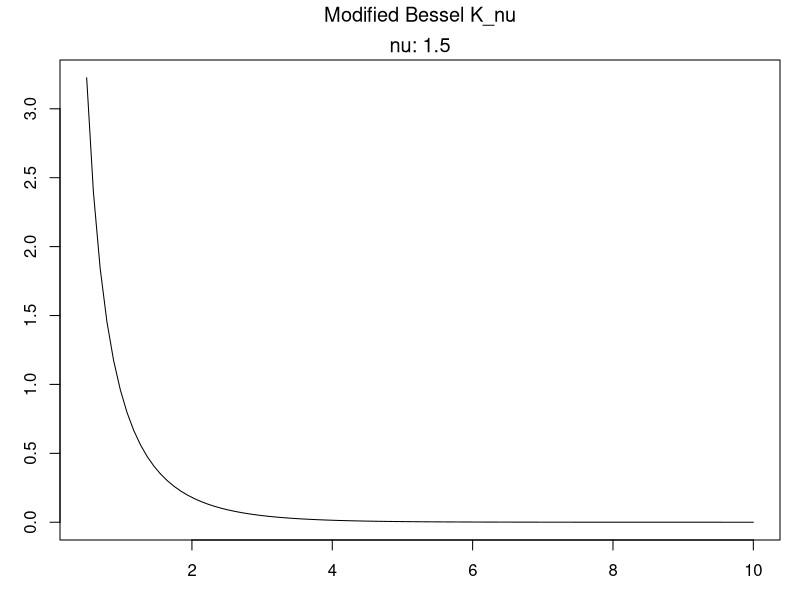
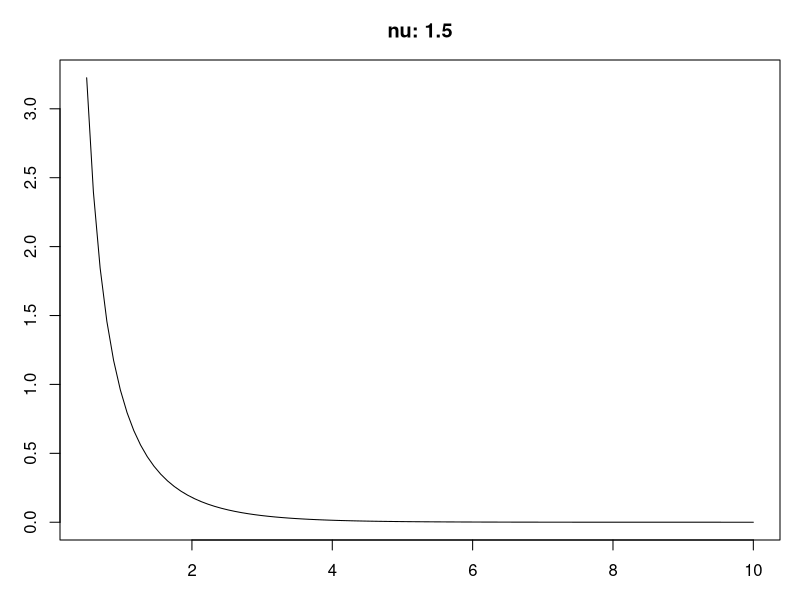
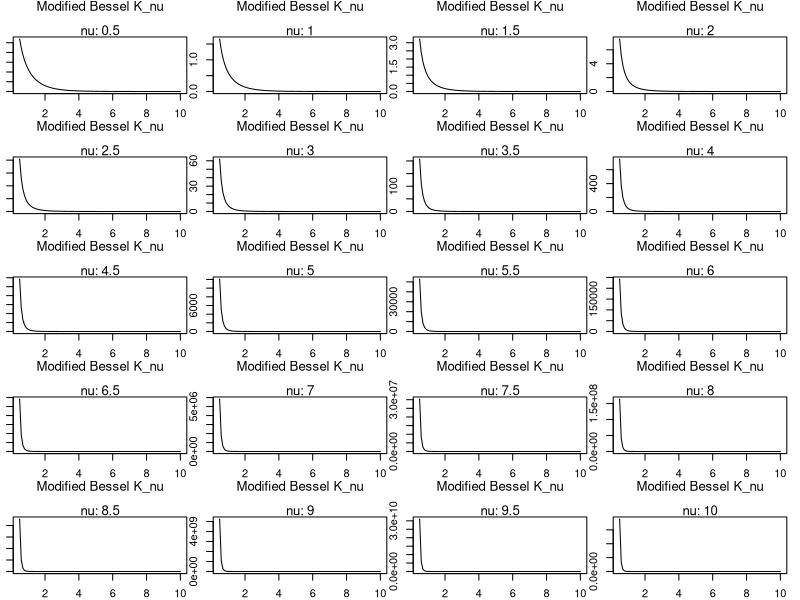

Generate these figures, in order, with R:
#====================
# Investigate besselK
#====================
# modified Bessel function of the 3rd kind
# Arg:
    # x: numeric, >= 0 
    # nu: order of the Bessel, >=0 in practice, but can be negative in theory

rm(list = ls())

x <- seq(0.5, 10, length.out = 100)
plt_besselK <- function(x, nu) {

  b <- besselK(x, nu = nu)
  plot(x, b, type = "l", main = bquote(atop("Modified Bessel K_nu", 
                                            "nu:"~ .(nu))))
}


#----
# plot
#----
nu = 1.5
b <- besselK(x, nu = nu)
par(mfrow = c(1, 1), mar = c(3, 3, 3, 1))
plt_besselK(x = x, nu = nu)


plot(x, b, type = "l", main = paste0("nu: ", nu))


#--------------
# Conclusion 1:
#--------------

# Modified Bessel function of the 3rd kind is a decreasing function
# In K_v(d / rho), where rho is the large scale range parameter
  # the larger the rho, the larger the K_v, hence the spatial correlation
      # and the slower such correlation decays as spatial distance increases
      # and at small spatial scale, the correlation is less variable, 
        # the surface is smooth

  # the smaller the rho, the smaller the K_v, hence the smaller the spatial correlation
      # the more speedy such correlation decays as distance increases
      # and at small spatial scale, the correlation is very variable
        # the surface is relatively rough


#-------------
# different nu 
#-------------
N <- seq(0.5, 10, by = 0.5)
length(N) # [1] 20

par(mfrow = c(5, 4), mar = c(2, 1, 2.8, 1))

for (nu in N) {
  plt_besselK(x, nu)
}



#--------------
# Conclusion 2:
#--------------

# The larger the order nu
# the more speedy the BesselK decreases to zero. 








